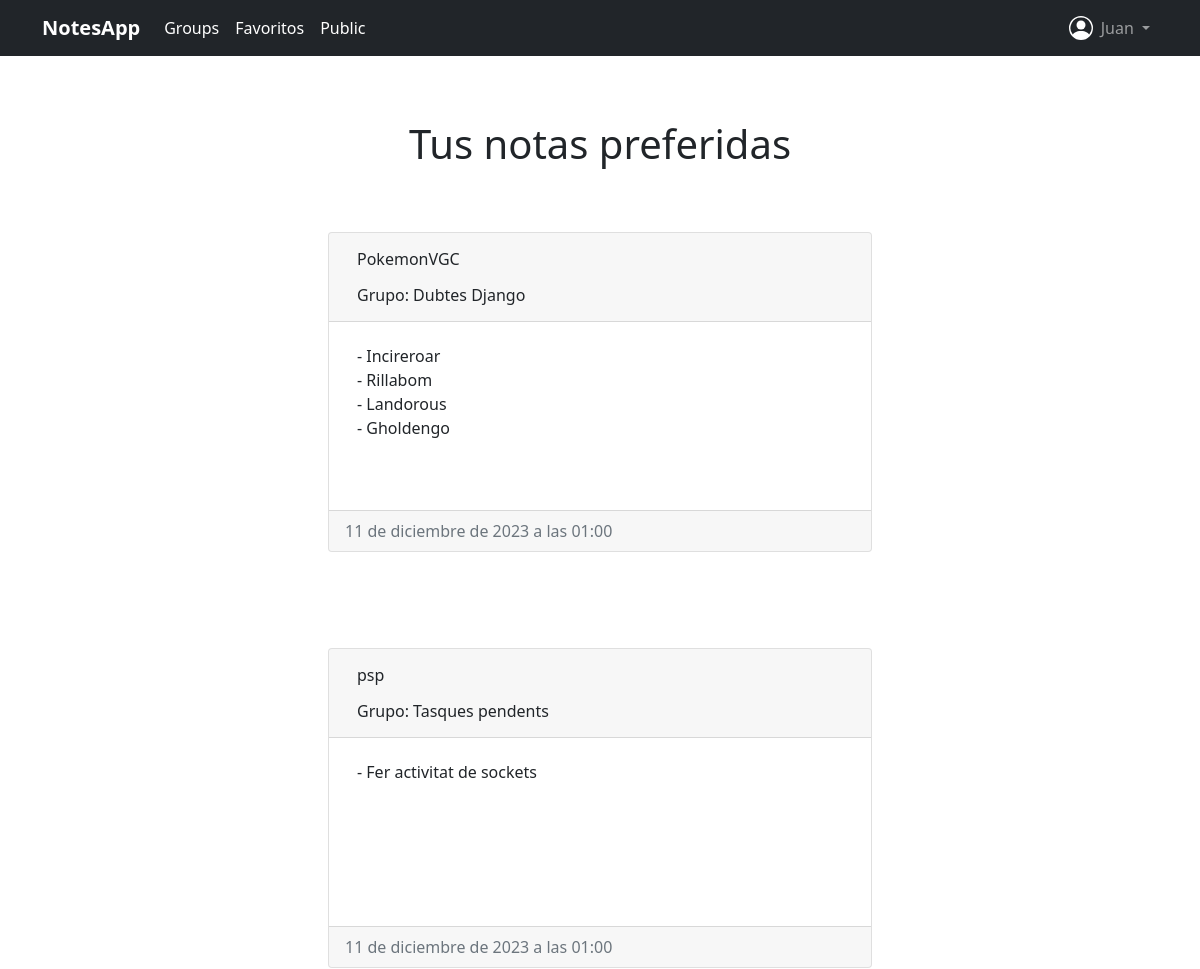
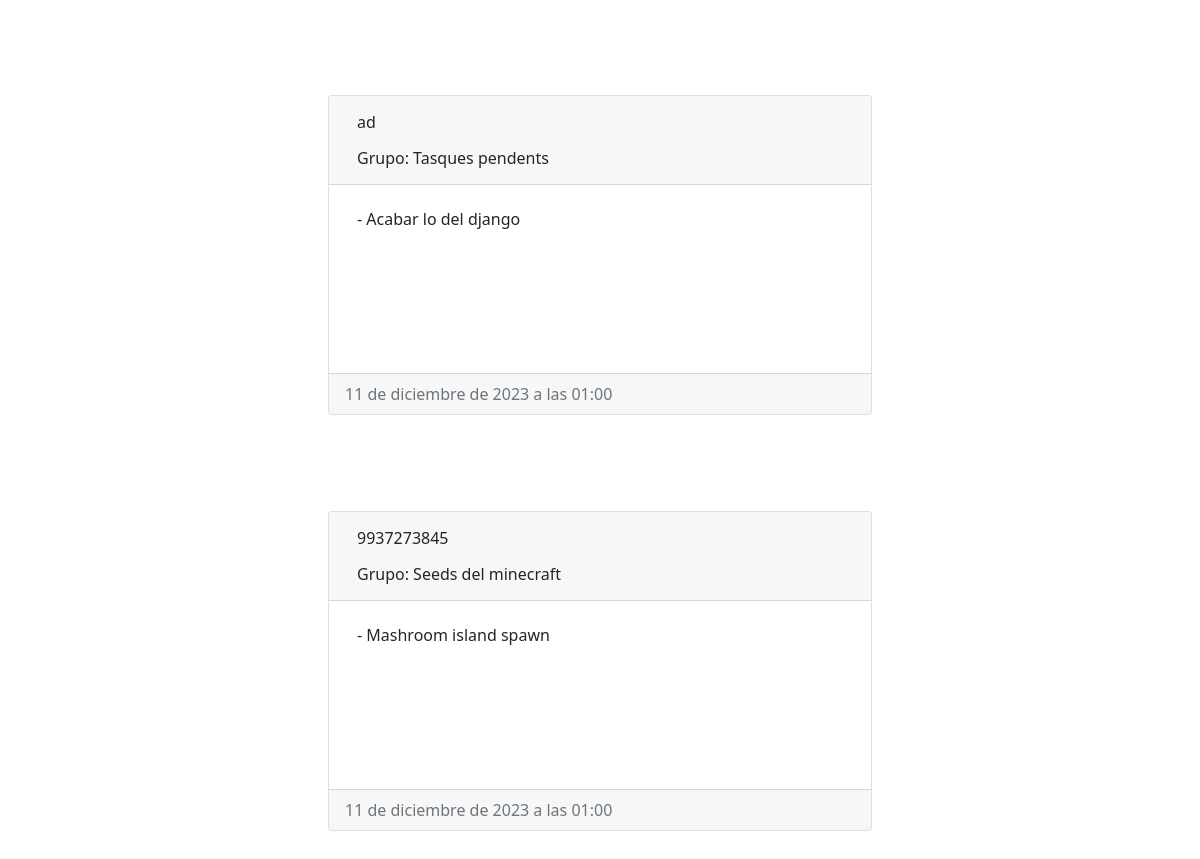
Screenshot of /myapp/notes/2/favourites (signed in) with the database file from the repository (2 pictures, top to bottom).
### myapp/models.py (models this page shows, shortened)
class Note(models.Model):
    title = models.CharField(null=False, max_length=50)
    date = models.DateTimeField(default=datetime.now())
    content = models.TextField()
    notes_group = models.ForeignKey(NotesGroup, on_delete=models.CASCADE)
    favourite = models.BooleanField(default=False)
    public = models.BooleanField(default=False)

class NotesGroup(models.Model):
    title = models.CharField(null=False, max_length=50)
    description = models.TextField()
    user = models.ForeignKey(User, on_delete=models.CASCADE, null=True)

### myapp/views.py (the view)
# urls.py: path('notes/<int:user_id>/favourites', favouriteNotes, name='favourite_notes'),
@login_required
@require_GET
def favouriteNotes(request: HttpRequest, user_id):
    notes = Note.objects.filter(favourite=True, notes_group_id__user_id=user_id)
    return render(request, 'static_notes.html', {'notes': notes, 'context': 'favoutite_notes'})

### myapp/templates/static_notes.html
{% extends 'base.html' %}
{% block content %}
<div class="container-fluid">
    <header class="d-flex flex-wrap justify-content-center">
        {% if context == 'public_notes' %}
            <h1 class="text-center m-3">Notas publicadas</h1>
        {% else %}
            <h1 class="text-center m-3">Tus notas preferidas</h1>
        {% endif %}
    </header>
    <div class="d-flex flex-wrap justify-content-center">
        {% for note in notes %}
                <div class="card m-5">
                    <div class="card-header d-flex flex-wrap">
                        <input disabled type="text" style="background-color: transparent;" class="form-control border-0" value={{ note.title }}>
                        <input disabled type="text" style="background-color: transparent;" class="form-control border-0"  value="{% if context == 'public_notes' %}De: {{ note.notes_group.user.username }}{% else %}Grupo: {{ note.notes_group.title }}{% endif %}">
                    </div>
                    <div class="card-body">
                        <textarea disabled style="background-color: transparent;resize: none" cols="auto" rows="6" class="form-control border-0">{{ note.content }}</textarea>
                    </div>
                    <div class="card-footer text-muted">{{ note.date }}</div>
                </div>
        {% endfor %}
    </div>
</div>
{% endblock %}

### myapp/templates/base.html (shortened to what this page needs)
{% load static %}
<!DOCTYPE html>
<html lang="en">
<head>
    <link rel="stylesheet" href={% static 'css/bootstrap.min.css' %}>
</head>
<body>
    <div class="mb-5">
        <nav class="navbar navbar-expand-lg bg-dark navbar-dark">
            <div class="container">
                <a class="navbar-brand fw-bold bs-body-light" href={% url 'home' %}>NotesApp</a>
                <div class="collapse navbar-collapse" id="navbarSupportedContent">
                    <ul class="navbar-nav me-auto mb-2 mb-lg-0">
                        {% if not user.is_authenticated %}
                            <li class="nav-item">
                                <a class="nav-link active" aria-current="page" href={% url 'login' %}>Login</a>
                            </li>
                            <li class="nav-item">
                                <a class="nav-link active" aria-current="page" href={% url 'register' %}>Register</a>
                            </li>
                        {% else %}
                            <li class="nav-item">
                                <a class="nav-link active" aria-current="page" href={% url 'notes_groups' %}>Groups</a>
                            </li>
                            <li class="nav-item">
                                <a class="nav-link active" aria-current="page" href={% url 'favourite_notes' user.id %}>Favoritos</a>
                            </li>
                            <li class="nav-item">
                                <a class="nav-link active" aria-current="page" href={% url 'public_notes' %}>Public</a>
                            </li>
                        {% endif %}
                    </ul>
                </div>
                {% if user.is_authenticated %}
                    <div class="collapse navbar-collapse">
                        <ul class="navbar-nav ms-auto mb-lg-0">
                            <li class="nav-item">
                                <i>
                                </i>
                            </li>
                            <li class="nav-item dropdown">
                                <a class="nav-link dropdown-toggle {% if user.is_staff %}text-danger{% endif %}" href="#" id="navbarDropdownMenuLink" role="button" data-bs-toggle="dropdown" aria-expanded="false">
                                    {{ user }}
                                </a>
                            </li>
                        </ul>
                    </div>
                {% endif %}
            </div>
        </nav>
    </div>
    {% block content %}
    {% endblock %}
</body>
</html>

### rows the page displays
Note: title "PokemonVGC", notes_group "Grupo: Dubtes Django", content "- Incireroar - Rillabom - Landorous - Gholdengo", date "11 de diciembre de 2023 a las 01:00"
Note: title "psp", notes_group "Grupo: Tasques pendents", content "- Fer activitat de sockets", date "11 de diciembre de 2023 a las 01:00"
Note: title "ad", notes_group "Grupo: Tasques pendents", content "- Acabar lo del django", date "11 de diciembre de 2023 a las 01:00"
Note: title "9937273845", notes_group "Grupo: Seeds del minecraft", content "- Mashroom island spawn", date "11 de diciembre de 2023 a las 01:00"

### other values shown
{{ user }} "Juan"
